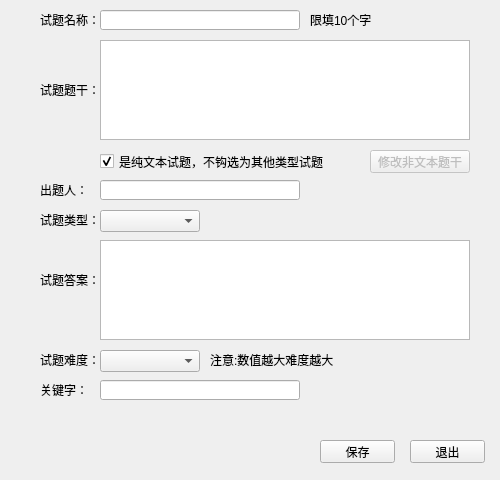
<?xml version="1.0" encoding="UTF-8"?>
<ui version="4.0">
 <class>QuestionForm</class>
 <widget class="QWidget" name="QuestionForm">
  <property name="geometry">
   <rect>
    <x>0</x>
    <y>0</y>
    <width>500</width>
    <height>480</height>
   </rect>
  </property>
  <property name="windowTitle">
   <string>添加/修改试题</string>
  </property>
  <widget class="QLabel" name="label_Name">
   <property name="geometry">
    <rect>
     <x>40</x>
     <y>10</y>
     <width>60</width>
     <height>20</height>
    </rect>
   </property>
   <property name="text">
    <string>试题名称：</string>
   </property>
  </widget>
  <widget class="QLabel" name="label_Content">
   <property name="geometry">
    <rect>
     <x>40</x>
     <y>80</y>
     <width>60</width>
     <height>20</height>
    </rect>
   </property>
   <property name="text">
    <string>试题题干：</string>
   </property>
  </widget>
  <widget class="QLabel" name="label_Type">
   <property name="geometry">
    <rect>
     <x>40</x>
     <y>210</y>
     <width>60</width>
     <height>20</height>
    </rect>
   </property>
   <property name="text">
    <string>试题类型：</string>
   </property>
  </widget>
  <widget class="QLineEdit" name="lineEdit_Name">
   <property name="geometry">
    <rect>
     <x>100</x>
     <y>10</y>
     <width>200</width>
     <height>20</height>
    </rect>
   </property>
   <property name="maximumSize">
    <size>
     <width>16777215</width>
     <height>16777215</height>
    </size>
   </property>
  </widget>
  <widget class="QPushButton" name="pushButton_Ok">
   <property name="geometry">
    <rect>
     <x>320</x>
     <y>440</y>
     <width>75</width>
     <height>23</height>
    </rect>
   </property>
   <property name="text">
    <string>保存</string>
   </property>
  </widget>
  <widget class="QPushButton" name="pushButton_Exit">
   <property name="geometry">
    <rect>
     <x>410</x>
     <y>440</y>
     <width>75</width>
     <height>23</height>
    </rect>
   </property>
   <property name="text">
    <string>退出</string>
   </property>
  </widget>
  <widget class="QLabel" name="label_limit">
   <property name="geometry">
    <rect>
     <x>310</x>
     <y>10</y>
     <width>70</width>
     <height>20</height>
    </rect>
   </property>
   <property name="text">
    <string>限填10个字</string>
   </property>
  </widget>
  <widget class="QTextEdit" name="textEdit_Content">
   <property name="geometry">
    <rect>
     <x>100</x>
     <y>40</y>
     <width>370</width>
     <height>100</height>
    </rect>
   </property>
   <property name="placeholderText">
    <string/>
   </property>
  </widget>
  <widget class="QComboBox" name="comboBox_Type">
   <property name="geometry">
    <rect>
     <x>100</x>
     <y>210</y>
     <width>100</width>
     <height>22</height>
    </rect>
   </property>
   <item>
    <property name="text">
     <string/>
    </property>
   </item>
  </widget>
  <widget class="QLabel" name="label_Creator">
   <property name="geometry">
    <rect>
     <x>40</x>
     <y>180</y>
     <width>60</width>
     <height>20</height>
    </rect>
   </property>
   <property name="text">
    <string>出题人：</string>
   </property>
  </widget>
  <widget class="QLineEdit" name="lineEdit_Creator">
   <property name="geometry">
    <rect>
     <x>100</x>
     <y>180</y>
     <width>200</width>
     <height>20</height>
    </rect>
   </property>
   <property name="maximumSize">
    <size>
     <width>16777215</width>
     <height>16777215</height>
    </size>
   </property>
  </widget>
  <widget class="QLabel" name="label_Answer">
   <property name="geometry">
    <rect>
     <x>40</x>
     <y>270</y>
     <width>60</width>
     <height>20</height>
    </rect>
   </property>
   <property name="text">
    <string>试题答案：</string>
   </property>
  </widget>
  <widget class="QLabel" name="label_Difficulty">
   <property name="geometry">
    <rect>
     <x>40</x>
     <y>350</y>
     <width>60</width>
     <height>20</height>
    </rect>
   </property>
   <property name="text">
    <string>试题难度：</string>
   </property>
  </widget>
  <widget class="QComboBox" name="comboBox_Difficulty">
   <property name="geometry">
    <rect>
     <x>100</x>
     <y>350</y>
     <width>100</width>
     <height>22</height>
    </rect>
   </property>
   <item>
    <property name="text">
     <string/>
    </property>
   </item>
   <item>
    <property name="text">
     <string>0</string>
    </property>
   </item>
   <item>
    <property name="text">
     <string>1</string>
    </property>
   </item>
   <item>
    <property name="text">
     <string>2</string>
    </property>
   </item>
  </widget>
  <widget class="QLabel" name="label_Difficulty_2">
   <property name="geometry">
    <rect>
     <x>210</x>
     <y>350</y>
     <width>141</width>
     <height>20</height>
    </rect>
   </property>
   <property name="text">
    <string>注意:数值越大难度越大</string>
   </property>
  </widget>
  <widget class="QLabel" name="label_Keyword">
   <property name="geometry">
    <rect>
     <x>40</x>
     <y>380</y>
     <width>60</width>
     <height>20</height>
    </rect>
   </property>
   <property name="text">
    <string>关键字：</string>
   </property>
  </widget>
  <widget class="QLineEdit" name="lineEdit_Keyword">
   <property name="geometry">
    <rect>
     <x>100</x>
     <y>380</y>
     <width>200</width>
     <height>20</height>
    </rect>
   </property>
   <property name="maximumSize">
    <size>
     <width>16777215</width>
     <height>16777215</height>
    </size>
   </property>
  </widget>
  <widget class="QGroupBox" name="groupBox_Bool">
   <property name="geometry">
    <rect>
     <x>100</x>
     <y>240</y>
     <width>370</width>
     <height>100</height>
    </rect>
   </property>
   <property name="title">
    <string/>
   </property>
   <widget class="QRadioButton" name="radioButton_Yes">
    <property name="geometry">
     <rect>
      <x>20</x>
      <y>70</y>
      <width>89</width>
      <height>16</height>
     </rect>
    </property>
    <property name="text">
     <string>对</string>
    </property>
   </widget>
   <widget class="QRadioButton" name="radioButton_No">
    <property name="geometry">
     <rect>
      <x>170</x>
      <y>70</y>
      <width>89</width>
      <height>16</height>
     </rect>
    </property>
    <property name="text">
     <string>错</string>
    </property>
   </widget>
  </widget>
  <widget class="QGroupBox" name="groupBox_Single">
   <property name="geometry">
    <rect>
     <x>100</x>
     <y>240</y>
     <width>370</width>
     <height>100</height>
    </rect>
   </property>
   <property name="title">
    <string/>
   </property>
   <widget class="QRadioButton" name="radioButton_A">
    <property name="geometry">
     <rect>
      <x>10</x>
      <y>70</y>
      <width>31</width>
      <height>16</height>
     </rect>
    </property>
    <property name="text">
     <string>A</string>
    </property>
   </widget>
   <widget class="QRadioButton" name="radioButton_B">
    <property name="geometry">
     <rect>
      <x>70</x>
      <y>70</y>
      <width>31</width>
      <height>16</height>
     </rect>
    </property>
    <property name="text">
     <string>B</string>
    </property>
   </widget>
   <widget class="QRadioButton" name="radioButton_C">
    <property name="geometry">
     <rect>
      <x>130</x>
      <y>70</y>
      <width>31</width>
      <height>16</height>
     </rect>
    </property>
    <property name="text">
     <string>C</string>
    </property>
   </widget>
   <widget class="QRadioButton" name="radioButton_D">
    <property name="geometry">
     <rect>
      <x>190</x>
      <y>70</y>
      <width>31</width>
      <height>16</height>
     </rect>
    </property>
    <property name="text">
     <string>D</string>
    </property>
   </widget>
   <widget class="QRadioButton" name="radioButton_E">
    <property name="geometry">
     <rect>
      <x>250</x>
      <y>70</y>
      <width>31</width>
      <height>16</height>
     </rect>
    </property>
    <property name="text">
     <string>E</string>
    </property>
   </widget>
  </widget>
  <widget class="QGroupBox" name="groupBox_Multi">
   <property name="geometry">
    <rect>
     <x>100</x>
     <y>240</y>
     <width>370</width>
     <height>100</height>
    </rect>
   </property>
   <property name="title">
    <string/>
   </property>
   <widget class="QCheckBox" name="checkBox_A">
    <property name="geometry">
     <rect>
      <x>10</x>
      <y>70</y>
      <width>31</width>
      <height>16</height>
     </rect>
    </property>
    <property name="text">
     <string>A</string>
    </property>
   </widget>
   <widget class="QCheckBox" name="checkBox_B">
    <property name="geometry">
     <rect>
      <x>70</x>
      <y>70</y>
      <width>31</width>
      <height>16</height>
     </rect>
    </property>
    <property name="text">
     <string>B</string>
    </property>
   </widget>
   <widget class="QCheckBox" name="checkBox_C">
    <property name="geometry">
     <rect>
      <x>130</x>
      <y>70</y>
      <width>31</width>
      <height>16</height>
     </rect>
    </property>
    <property name="text">
     <string>C</string>
    </property>
   </widget>
   <widget class="QCheckBox" name="checkBox_D">
    <property name="geometry">
     <rect>
      <x>190</x>
      <y>70</y>
      <width>31</width>
      <height>16</height>
     </rect>
    </property>
    <property name="text">
     <string>D</string>
    </property>
   </widget>
   <widget class="QCheckBox" name="checkBox_E">
    <property name="geometry">
     <rect>
      <x>250</x>
      <y>70</y>
      <width>31</width>
      <height>16</height>
     </rect>
    </property>
    <property name="text">
     <string>E</string>
    </property>
   </widget>
  </widget>
  <widget class="QGroupBox" name="groupBox_Blank">
   <property name="geometry">
    <rect>
     <x>100</x>
     <y>240</y>
     <width>370</width>
     <height>100</height>
    </rect>
   </property>
   <property name="title">
    <string/>
   </property>
   <widget class="QComboBox" name="comboBox_Num">
    <property name="geometry">
     <rect>
      <x>70</x>
      <y>40</y>
      <width>31</width>
      <height>22</height>
     </rect>
    </property>
    <item>
     <property name="text">
      <string>1</string>
     </property>
    </item>
    <item>
     <property name="text">
      <string>2</string>
     </property>
    </item>
    <item>
     <property name="text">
      <string>3</string>
     </property>
    </item>
    <item>
     <property name="text">
      <string>4</string>
     </property>
    </item>
   </widget>
   <widget class="QLabel" name="label_Blank">
    <property name="geometry">
     <rect>
      <x>40</x>
      <y>40</y>
      <width>31</width>
      <height>20</height>
     </rect>
    </property>
    <property name="text">
     <string>共有</string>
    </property>
   </widget>
   <widget class="QLabel" name="label_Blank_2">
    <property name="geometry">
     <rect>
      <x>110</x>
      <y>40</y>
      <width>51</width>
      <height>20</height>
     </rect>
    </property>
    <property name="text">
     <string>项需填空</string>
    </property>
   </widget>
   <widget class="QPushButton" name="pushButton_yes">
    <property name="geometry">
     <rect>
      <x>180</x>
      <y>40</y>
      <width>75</width>
      <height>23</height>
     </rect>
    </property>
    <property name="text">
     <string>确定</string>
    </property>
   </widget>
   <widget class="QPushButton" name="pushButton_no">
    <property name="geometry">
     <rect>
      <x>270</x>
      <y>40</y>
      <width>75</width>
      <height>23</height>
     </rect>
    </property>
    <property name="text">
     <string>重填</string>
    </property>
   </widget>
   <widget class="QLabel" name="label_1">
    <property name="geometry">
     <rect>
      <x>10</x>
      <y>70</y>
      <width>16</width>
      <height>20</height>
     </rect>
    </property>
    <property name="text">
     <string>1、</string>
    </property>
   </widget>
   <widget class="QLineEdit" name="lineEdit_1">
    <property name="geometry">
     <rect>
      <x>30</x>
      <y>70</y>
      <width>130</width>
      <height>20</height>
     </rect>
    </property>
   </widget>
   <widget class="QLabel" name="label_2">
    <property name="geometry">
     <rect>
      <x>190</x>
      <y>70</y>
      <width>16</width>
      <height>20</height>
     </rect>
    </property>
    <property name="text">
     <string>2、</string>
    </property>
   </widget>
   <widget class="QLineEdit" name="lineEdit_2">
    <property name="geometry">
     <rect>
      <x>210</x>
      <y>70</y>
      <width>130</width>
      <height>20</height>
     </rect>
    </property>
   </widget>
   <widget class="QLabel" name="label_3">
    <property name="geometry">
     <rect>
      <x>10</x>
      <y>100</y>
      <width>16</width>
      <height>20</height>
     </rect>
    </property>
    <property name="text">
     <string>3、</string>
    </property>
   </widget>
   <widget class="QLineEdit" name="lineEdit_3">
    <property name="geometry">
     <rect>
      <x>30</x>
      <y>100</y>
      <width>130</width>
      <height>20</height>
     </rect>
    </property>
   </widget>
   <widget class="QLabel" name="label_4">
    <property name="geometry">
     <rect>
      <x>190</x>
      <y>100</y>
      <width>16</width>
      <height>20</height>
     </rect>
    </property>
    <property name="text">
     <string>4、</string>
    </property>
   </widget>
   <widget class="QLineEdit" name="lineEdit_4">
    <property name="geometry">
     <rect>
      <x>210</x>
      <y>100</y>
      <width>130</width>
      <height>20</height>
     </rect>
    </property>
   </widget>
  </widget>
  <widget class="QTextEdit" name="textEdit_Answer">
   <property name="geometry">
    <rect>
     <x>100</x>
     <y>240</y>
     <width>370</width>
     <height>100</height>
    </rect>
   </property>
  </widget>
  <widget class="QCheckBox" name="checkBox_IsText">
   <property name="geometry">
    <rect>
     <x>100</x>
     <y>150</y>
     <width>270</width>
     <height>23</height>
    </rect>
   </property>
   <property name="text">
    <string>是纯文本试题，不钩选为其他类型试题</string>
   </property>
   <property name="checked">
    <bool>true</bool>
   </property>
  </widget>
  <widget class="QPushButton" name="pushButton_Clear">
   <property name="enabled">
    <bool>false</bool>
   </property>
   <property name="geometry">
    <rect>
     <x>370</x>
     <y>150</y>
     <width>100</width>
     <height>23</height>
    </rect>
   </property>
   <property name="text">
    <string>修改非文本题干</string>
   </property>
  </widget>
  <widget class="QGraphicsView" name="graphicsView">
   <property name="geometry">
    <rect>
     <x>100</x>
     <y>40</y>
     <width>370</width>
     <height>100</height>
    </rect>
   </property>
   <property name="verticalScrollBarPolicy">
    <enum>Qt::ScrollBarAsNeeded</enum>
   </property>
   <property name="horizontalScrollBarPolicy">
    <enum>Qt::ScrollBarAsNeeded</enum>
   </property>
   <property name="sizeAdjustPolicy">
    <enum>QAbstractScrollArea::AdjustIgnored</enum>
   </property>
  </widget>
 </widget>
 <resources/>
 <connections/>
</ui>
